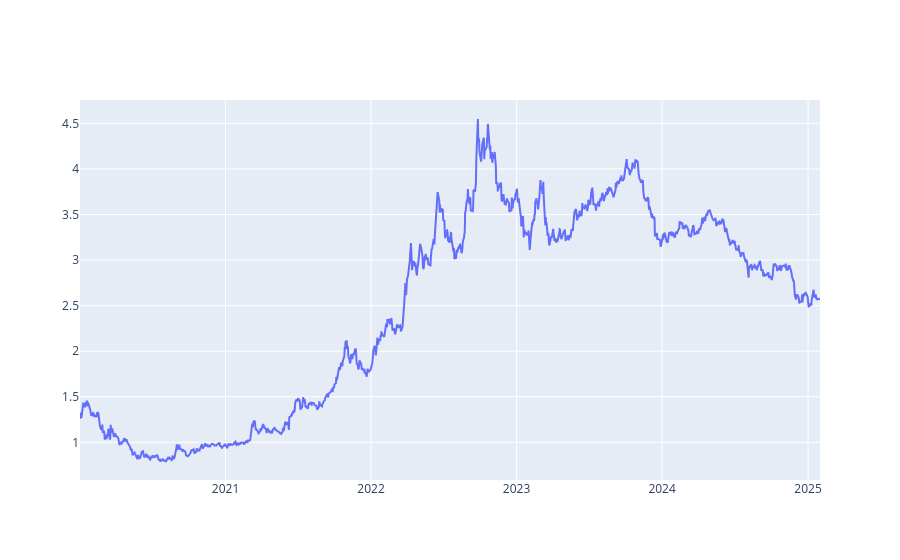
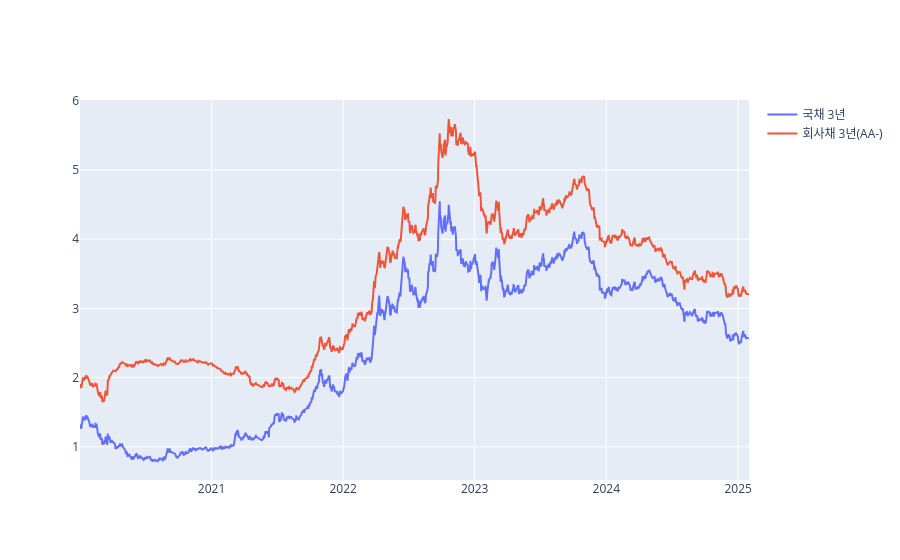
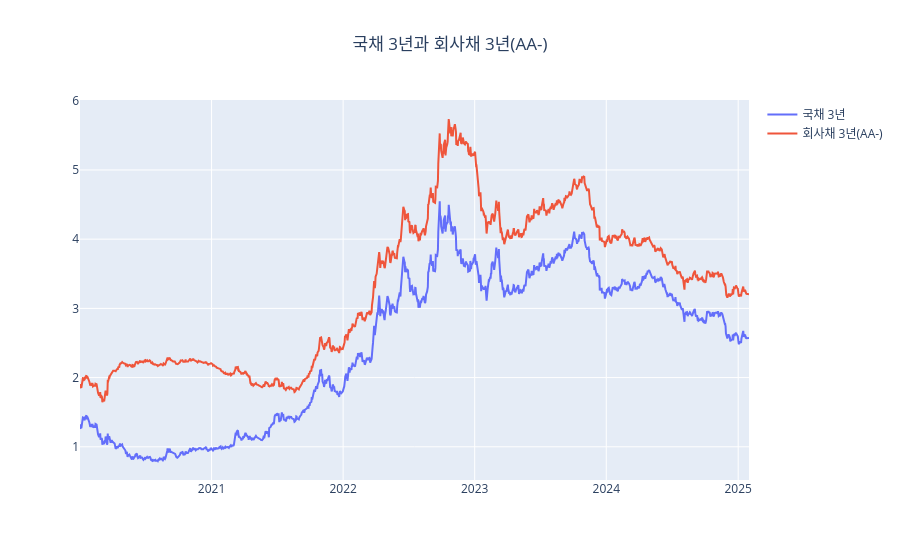
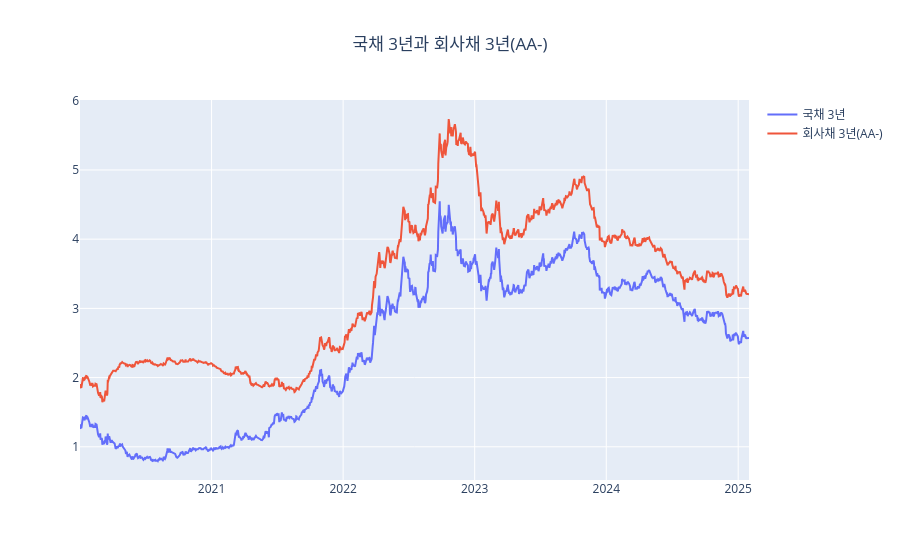

Source (notebook cell) for these figures, in order:
### Code cell
# 국고채 vs 회사채 그래프 그리기
import plotly.express as px
from plotly.subplots import make_subplots
import plotly.graph_objects as go
import plotly.offline as offline

# 오프라인 모드 설정
offline.init_notebook_mode(connected=True)

fig = go.Figure()
fig.add_trace(
    go.Scatter(x=country_df.date, y=country_df['DATA_VALUE'], name="국채 3년"),
)
fig.add_trace(
    go.Scatter(x=company_df.date, y=company_df['DATA_VALUE'], name="회사채 3년(AA-)"),
)

fig.update_layout(title_text='국채 3년과 회사채 3년(AA-)', title_x=0.5)

# 이미지 파일로 저장
offline.plot(fig, filename='./graph/국채 vs 회사채.png', auto_open=False, image='png')

fig.show()

### Figure 1 — Plotly figure (JSON) as saved in the notebook; plotly's stock layout.template omitted (floating-point values rounded to 4 significant figures; data arrays with more than 128 entries replaced by an {"elided": "..."} marker saying what was removed)
{"data": [{"name": "국채 3년", "type": "scatter", "x": {"elided": "1254 str values"}, "y": {"elided": "1254 float values"}}], "layout": {"autosize": true, "xaxis": {"autorange": true, "range": ["2020-01-02", "2025-01-31"], "type": "date"}, "yaxis": {"autorange": true, "range": [0.5865, 4.756], "type": "linear"}}}

### Figure 2 — Plotly figure (JSON) as saved in the notebook; plotly's stock layout.template omitted (floating-point values rounded to 4 significant figures; data arrays with more than 128 entries replaced by an {"elided": "..."} marker saying what was removed)
{"data": [{"name": "국채 3년", "type": "scatter", "x": {"elided": "1254 str values"}, "y": {"elided": "1254 float values"}}, {"name": "회사채 3년(AA-)", "type": "scatter", "x": {"elided": "1254 str values"}, "y": {"elided": "1254 float values"}}], "layout": {"autosize": true, "xaxis": {"autorange": true, "range": ["2020-01-02", "2025-01-31"], "type": "date"}, "yaxis": {"autorange": true, "range": [0.5205, 6.01], "type": "linear"}}}

### Figure 3 — Plotly figure (JSON) as saved in the notebook; plotly's stock layout.template omitted (floating-point values rounded to 4 significant figures; data arrays with more than 128 entries replaced by an {"elided": "..."} marker saying what was removed)
{"data": [{"name": "국채 3년", "type": "scatter", "x": {"elided": "1254 str values"}, "y": {"elided": "1254 float values"}}, {"name": "회사채 3년(AA-)", "type": "scatter", "x": {"elided": "1254 str values"}, "y": {"elided": "1254 float values"}}], "layout": {"autosize": true, "title": {"text": "국채 3년과 회사채 3년(AA-)", "x": 0.5}, "xaxis": {"autorange": true, "range": ["2020-01-02", "2025-01-31"], "type": "date"}, "yaxis": {"autorange": true, "range": [0.5205, 6.01], "type": "linear"}}}

### Figure 4 — Plotly figure (JSON) as saved in the notebook; plotly's stock layout.template omitted (floating-point values rounded to 4 significant figures; data arrays with more than 128 entries replaced by an {"elided": "..."} marker saying what was removed)
{"data": [{"name": "국채 3년", "type": "scatter", "x": {"elided": "1254 str values"}, "y": {"elided": "1254 float values"}}, {"name": "회사채 3년(AA-)", "type": "scatter", "x": {"elided": "1254 str values"}, "y": {"elided": "1254 float values"}}], "layout": {"autosize": true, "title": {"text": "국채 3년과 회사채 3년(AA-)", "x": 0.5}, "xaxis": {"autorange": true, "range": ["2020-01-02", "2025-01-31"], "type": "date"}, "yaxis": {"autorange": true, "range": [0.5205, 6.01], "type": "linear"}}}
